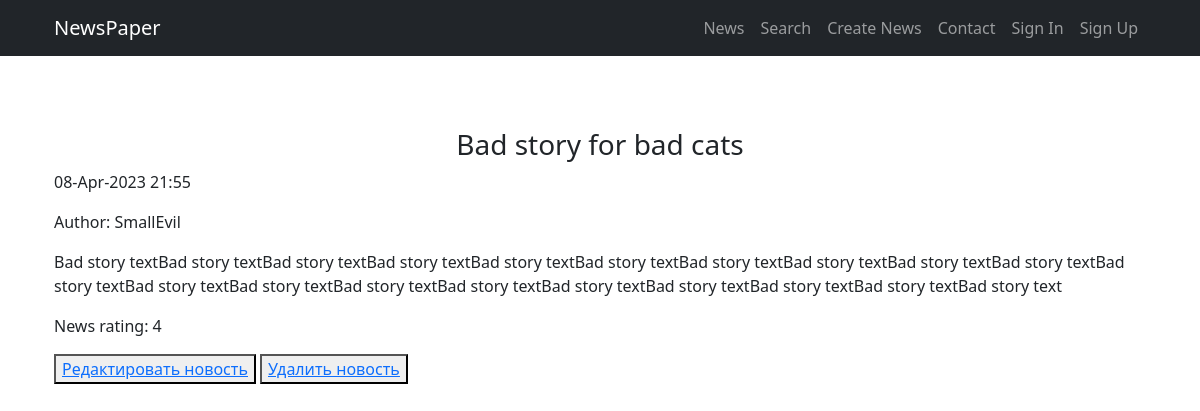
The page /news/2 on the database its author committed.
### news/models.py (models this page shows, shortened)
class Post(models.Model):
    post_author = models.ForeignKey(Author, on_delete=models.CASCADE)
    news_title = models.CharField(max_length=255)
    news_text = models.TextField()
    news_rating = models.IntegerField(default=0)
    create_time = models.DateTimeField(auto_now_add=True)
    news = 'nw'
    article = 'ar'
    NEWS_TYPE = [(news, 'Новость'),
                 (article, 'Статья')]
    news_type_choice = models.CharField(max_length=20,
                                        choices=NEWS_TYPE,
                                        default=news)
    category = models.ManyToManyField(Category, through='PostCategory')

class Author(models.Model):
    author = models.OneToOneField(User, on_delete=models.CASCADE)
    author_rating = models.IntegerField(default=0)

### news/views.py (the view)
# urls.py: path('<int:pk>', NewsDetail.as_view(), name='news'),
class NewsDetail(DetailView):
    model = Post
    template_name = 'newsobj.html'
    context_object_name = 'newsobj'

### news/templatetags/custom_filters.py (called while the page is built)
@register.filter(name='censor')
def censor(value):
    if isinstance(value, str):
        for _ in cens_words_list:
            if _.lower() in value.lower():
                value = value.replace(_.lower(), '*' * len(_))
            else:
                continue
    else:
        raise ValueError
    return value

@register.filter(name='multiply')
def multiply(value, arg):
    if isinstance(value, str) and isinstance(arg, int):
        return str(value) * arg
    else:
        raise ValueError(f'Нельзя умножить {type(value)} на {type(arg)}')

### templates/newsobj.html (shortened to what this page needs)
{% extends 'flatpages/default.html' %}
{% load custom_filters %}
{% block content %}
        {% if newsobj %}
                <h3 class="col-lg-12 text-center"> {{ newsobj.news_title|censor }} </h3>
                <p> {{ newsobj.create_time.date|date:'d-M-Y' }} {{ newsobj.create_time.time|time:'H:i' }} </p>
                <p> Author: {{ newsobj.post_author.author.username }} </p>
                <p> {{ newsobj.news_text|censor|multiply:20 }} </p>
                <p> News rating: {{ newsobj.news_rating }} </p>
                <p><button><a href="{% url 'edit' newsobj.id %}"><u>Редактировать новость</u></a></button> <button><a href="{% url 'delete' newsobj.id %}"><u> Удалить новость </u></a></button></p>
        {% else %}
                <h2>Статья была удалена или никогда не существовала</h2>
        {% endif %}
{% endblock content %}

### rows shown on the page
Post: news_title|censor "Bad story for bad cats", create_time "08-Apr-2023", create_time.time "21:55", post_author.author.username "SmallEvil", news_text|censor "Bad story textBad story textBad story textBad story textBad story textBad story textBad story textBad story textBad story textBad story textBad story textBad story textBad story textBad story textBad story textBad story textBad story textBad story textBad story textBad story text", news_rating "4"
